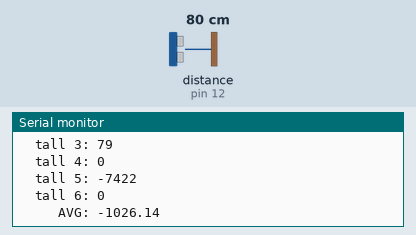
A sketch run on a simulated Arduino Uno, built with avr-gcc and run on an emulated ATmega328P. Parts: the last lines printed to the serial monitor. Wiring (inferred from the names in the program): ultrasonic range finder: trigger pin 11; echo pin 12. The test bench sets the inputs (shaded band); at power-on: distance to the obstacle (sensor on pin 12) 80 cm. The echo pulse lasts 58.3 µs per cm.

Above: at 1.9 s.
2.0 s: distance to the obstacle (sensor on pin 12) set to 2 cm
At 2.2 s:
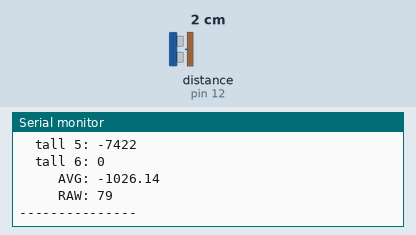
5.2 s: distance to the obstacle (sensor on pin 12) set to 4 cm
At 5.69 s:
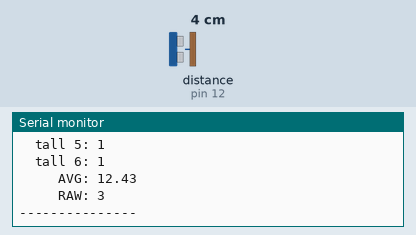
6.7 s: distance to the obstacle (sensor on pin 12) set to 35 cm
At 6.84 s:
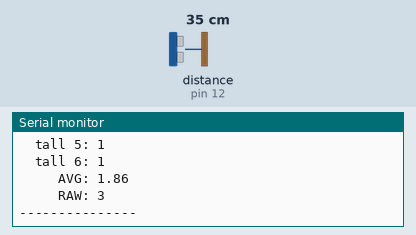
Timing chart, 0 to 9.7 s (numbered marks = the images above; inputs shaded):
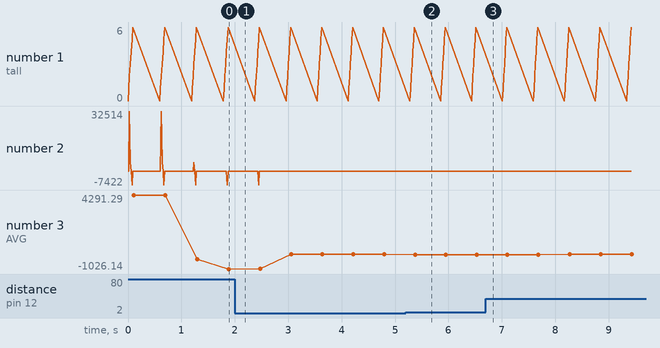

Measured:
- after the input at 5.2 s, the serial monitor: prints a new line after 0.11 s (image 2)
- plotted number 2: 1 → 34 after the input at 6.7 s
- plotted number 3: -1026.14 → 23.43 after the input at 2.0 s, 23.43 → 1.86 after the input at 5.2 s, 1.86 → 34 after the input at 6.7 s

The sketch:

6.Average_Test.ino
```cpp
const int trigPin = 11;           //connects to the trigger pin on the distance sensor
const int echoPin = 12;           //connects to the echo pin on the distance sensor
int distance = 0;

int tall[] = {2,24,9,5,19,21};
int num_tall = 7;
int tot = 0;

int loopCounter = 0;
const int num_of_readings = 6;
int values[num_of_readings];
int average = 0;

void setup()
{
  Serial.begin (9600);        //set up a serial connection with the computer

  pinMode(trigPin, OUTPUT);   //the trigger pin will output pulses of electricity
  pinMode(echoPin, INPUT);    //the echo pin will measure the duration of pulses coming back from the distance sensor
}

void loop() {

  //int tall[] = {2,24,9,5,19,21};
  //int num_tall = 6;
  //int loopCounter = 0;
  //int sens_val[6]= {1,1,1,1,1,1}

  int sens_val[num_tall];


    sens_val[loopCounter] = distance;
    loopCounter++;
    loopCounter%=num_tall;

    int total = 0;
    for (int i=0; i<num_tall; i++)
      {
      total = total + sens_val[loopCounter];
      }

    float testTall = sens_val[0] + sens_val[1] + sens_val[2] + sens_val[3] + sens_val[4] + sens_val[5] + sens_val[6];
    float avg = testTall/num_tall;


  Serial.print("  tall 0: ");
  Serial.println(sens_val[0]);
  Serial.print("  tall 1: ");
  Serial.println(sens_val[1]);
  Serial.print("  tall 2: ");
  Serial.println(sens_val[2]);
  Serial.print("  tall 3: ");
  Serial.println(sens_val[3]);
  Serial.print("  tall 4: ");
  Serial.println(sens_val[4]);
  Serial.print("  tall 5: ");
  Serial.println(sens_val[5]);
  Serial.print("  tall 6: ");
  Serial.println(sens_val[6]);
  Serial.print("     AVG: ");
  Serial.println(avg);
  Serial.print("     RAW: ");
  Serial.println(distance);
  Serial.println("---------------");

  delay(500);

  distance = getDistance();

  /*
  int svar = 0;
  for (int i=0; i<num_of_readings; i++)
    {
    svar = svar + values[loopCounter];
    loopCounter++;
    loopCounter%=6;
    }
  values[loopCounter] = distance;
  average = (svar / num_of_readings);


  distance = getDistance();   //variable to store the distance measured by the sensor

  Serial.print("Tot Sum is: ");
  Serial.print(svar);
  Serial.print(", Average value is: ");
  Serial.print(average);
  Serial.print(" ,Direct value is: ");
  Serial.println(distance);
  delay(300);
  */
  /*
  Serial.print(distance);     //print the distance that was measured
  Serial.println(" cm");      //print units after the distance
  */

  /*
  int svar = 0;
    for (int i=0; i<6; i++)
    {
      svar = svar + values[i];
    }
    svar = svar/6;
    Serial.println( svar );
  */
  }


//------------------FUNCTIONS-------------------------------


float getDistance()
{
  float echoTime;
  float calculatedDistance;

  digitalWrite(trigPin, HIGH);
  delayMicroseconds(10);
  digitalWrite(trigPin, LOW);

  echoTime = pulseIn(echoPin, HIGH);

  calculatedDistance = ((echoTime / 148.0) * 2.54);
  return calculatedDistance;
}
```
